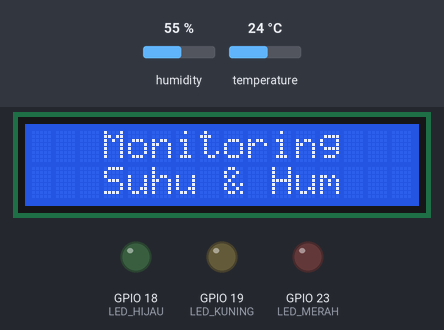
Bench run of a sketch on a simulated ESP32. On the bench: 16×2 character LCD, output pins drawn as LEDs (lit = HIGH). The inputs (shaded band) are chosen by the test bench; at power-on: humidity 55 %, temperature 24 °C. WiFi joins after 1.5 s; servers stay silent unless stated; web services answer with replies made up by the test bench; what the sketch prints to the serial monitor is not drawn.

Above: at 0.1 s.
At 3.7 s:
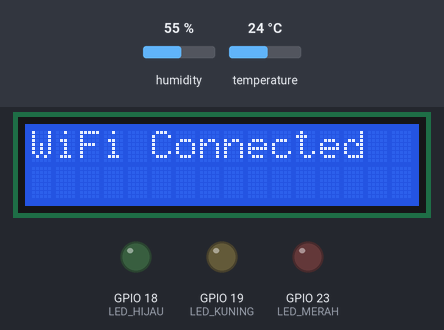
At 5.7 s:
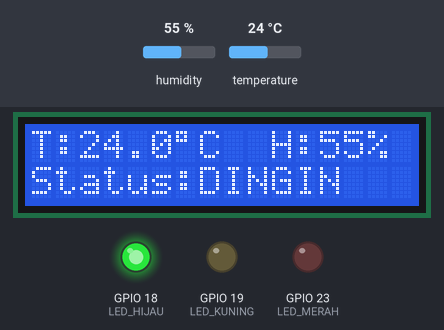
Timing chart, 0 to 7.2 s (numbered marks = the images above):
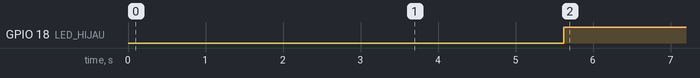

Measured:
- by itself, GPIO 18 (LED_HIJAU): LOW → HIGH at 5.6 s
- what the display in image 1 shows lasts 2.1 s, from 3.6 s to 5.7 s

The sketch:

sketch.ino
```cpp
/*
  PROYEK AKHIR SISTEM MIKROKONTROLER

  Monitoring Suhu dan Kelembaban Ruangan
  Menggunakan ESP32 + DHT22 + LCD I2C + ThingSpeak

  Field 1 = Suhu
  Field 2 = Kelembaban
  Field 3 = Status Ruangan

  Status:
  1 = Dingin
  2 = Normal
  3 = Panas
*/

#include <WiFi.h>
#include <HTTPClient.h>
#include <Wire.h>
#include <LiquidCrystal_I2C.h>
#include <DHT.h>

// =======================
// WIFI
// =======================
const char* ssid = "Wokwi-GUEST";
const char* password = "";

// =======================
// THINGSPEAK
// =======================
String apiKey = "25SUZFG9VRKZKYFR";
const char* server = "http://api.thingspeak.com/update";

// =======================
// DHT22
// =======================
#define DHTPIN 15
#define DHTTYPE DHT22

DHT dht(DHTPIN, DHTTYPE);

// =======================
// LCD I2C
// =======================
LiquidCrystal_I2C lcd(0x27, 16, 2);

// =======================
// LED DAN BUZZER
// =======================
#define LED_HIJAU 18
#define LED_KUNING 19
#define LED_MERAH 23
#define BUZZER 5

// =======================
// SETUP
// =======================
void setup() {

  Serial.begin(115200);

  pinMode(LED_HIJAU, OUTPUT);
  pinMode(LED_KUNING, OUTPUT);
  pinMode(LED_MERAH, OUTPUT);

  digitalWrite(LED_HIJAU, LOW);
  digitalWrite(LED_KUNING, LOW);
  digitalWrite(LED_MERAH, LOW);

  // Setup buzzer ESP32
  ledcAttach(BUZZER, 1000, 8);
  ledcWriteTone(BUZZER, 0);

  dht.begin();

  lcd.init();
  lcd.backlight();

  lcd.setCursor(03, 0);
  lcd.print("Monitoring");
  lcd.setCursor(03, 1);
  lcd.print("Suhu & Hum");

  delay(2000);

  WiFi.begin(ssid, password);

  lcd.clear();
  lcd.setCursor(0, 0);
  lcd.print("Connecting...");

  Serial.print("Menghubungkan WiFi");

  while (WiFi.status() != WL_CONNECTED) {
    delay(500);
    Serial.print(".");
  }

  Serial.println();
  Serial.println("WiFi Terhubung");

  Serial.print("IP Address : ");
  Serial.println(WiFi.localIP());

  lcd.clear();
  lcd.setCursor(0, 0);
  lcd.print("WiFi Connected");

  delay(2000);
}

// =======================
// LOOP
// =======================
void loop() {

  float suhu = dht.readTemperature();
  float kelembaban = dht.readHumidity();

  if (isnan(suhu) || isnan(kelembaban)) {

    Serial.println("Gagal membaca DHT22");

    lcd.clear();
    lcd.setCursor(0, 0);
    lcd.print("Sensor Error");

    delay(2000);
    return;
  }

  int statusRuangan;
  String statusText;

  // =======================
  // KONDISI DINGIN
  // =======================
  if (suhu < 25) {

    statusRuangan = 1;
    statusText = "DINGIN";

    digitalWrite(LED_HIJAU, HIGH);
    digitalWrite(LED_KUNING, LOW);
    digitalWrite(LED_MERAH, LOW);

    // Buzzer OFF
    ledcWriteTone(BUZZER, 0);
  }

  // =======================
  // KONDISI NORMAL
  // =======================
  else if (suhu >= 25 && suhu <= 30) {

    statusRuangan = 2;
    statusText = "NORMAL";

    digitalWrite(LED_HIJAU, LOW);
    digitalWrite(LED_KUNING, HIGH);
    digitalWrite(LED_MERAH, LOW);

    // Buzzer OFF
    ledcWriteTone(BUZZER, 0);
  }

  // =======================
  // KONDISI PANAS
  // =======================
  else {

    statusRuangan = 3;
    statusText = "PANAS";

    digitalWrite(LED_HIJAU, LOW);
    digitalWrite(LED_KUNING, LOW);
    digitalWrite(LED_MERAH, HIGH);

    // Buzzer ON (1000 Hz)
    ledcWriteTone(BUZZER, 1000);
  }

  // =======================
  // SERIAL MONITOR
  // =======================
  Serial.println("========================");
  Serial.print("Suhu       : ");
  Serial.print(suhu);
  Serial.println(" C");

  Serial.print("Kelembaban : ");
  Serial.print(kelembaban);
  Serial.println(" %");

  Serial.print("Status     : ");
  Serial.println(statusText);

  // =======================
  // LCD
  // =======================
  lcd.clear();

  lcd.setCursor(0, 0);
  lcd.print("T:");
  lcd.print(suhu, 1);
  lcd.print((char)223);
  lcd.print("C");

  lcd.setCursor(10, 0);
  lcd.print("H:");
  lcd.print((int)kelembaban);
  lcd.print("%");

  lcd.setCursor(0, 1);
  lcd.print("Status:");
  lcd.print(statusText);

  // =======================
  // THINGSPEAK
  // =======================
  if (WiFi.status() == WL_CONNECTED) {

    HTTPClient http;

    String url = String(server) +
                 "?api_key=" + apiKey +
                 "&field1=" + String(suhu) +
                 "&field2=" + String(kelembaban) +
                 "&field3=" + String(statusRuangan);

    http.begin(url);

    int httpCode = http.GET();

    if (httpCode > 0) {

      Serial.print("ThingSpeak Response : ");
      Serial.println(httpCode);

    } else {

      Serial.println("Gagal kirim data");
    }

    http.end();
  }
  else {

    Serial.println("WiFi Terputus");
  }

  // ThingSpeak minimal 15 detik
  delay(20000);
}
```
